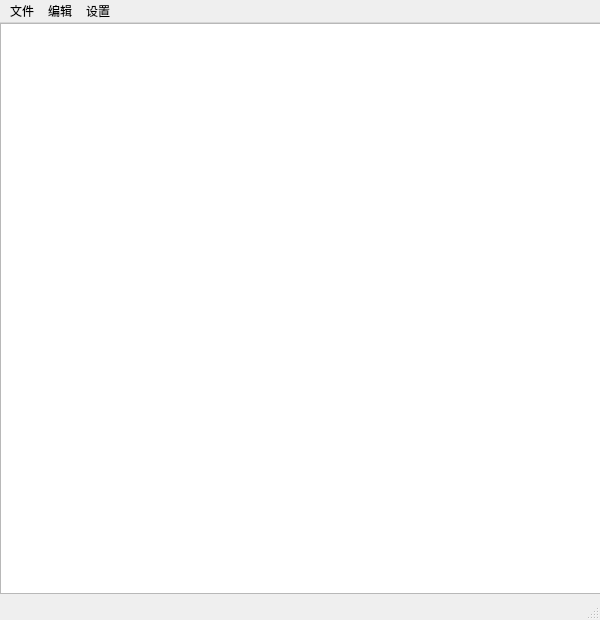
<?xml version="1.0" encoding="UTF-8"?>
<ui version="4.0">
 <class>EditWindow</class>
 <widget class="QMainWindow" name="EditWindow">
  <property name="geometry">
   <rect>
    <x>0</x>
    <y>0</y>
    <width>600</width>
    <height>620</height>
   </rect>
  </property>
  <property name="minimumSize">
   <size>
    <width>600</width>
    <height>620</height>
   </size>
  </property>
  <property name="maximumSize">
   <size>
    <width>600</width>
    <height>620</height>
   </size>
  </property>
  <property name="acceptDrops">
   <bool>false</bool>
  </property>
  <property name="windowTitle">
   <string/>
  </property>
  <property name="toolTipDuration">
   <number>-2</number>
  </property>
  <widget class="QWidget" name="centralwidget">
   <widget class="QTextEdit" name="textEdit">
    <property name="geometry">
     <rect>
      <x>0</x>
      <y>0</y>
      <width>601</width>
      <height>571</height>
     </rect>
    </property>
    <property name="html">
     <string>&lt;!DOCTYPE HTML PUBLIC &quot;-//W3C//DTD HTML 4.0//EN&quot; &quot;http://www.w3.org/TR/REC-html40/strict.dtd&quot;&gt;
&lt;html&gt;&lt;head&gt;&lt;meta name=&quot;qrichtext&quot; content=&quot;1&quot; /&gt;&lt;style type=&quot;text/css&quot;&gt;
p, li { white-space: pre-wrap; }
&lt;/style&gt;&lt;/head&gt;&lt;body style=&quot; font-family:'SimSun'; font-size:9pt; font-weight:400; font-style:normal;&quot;&gt;
&lt;p style=&quot;-qt-paragraph-type:empty; margin-top:0px; margin-bottom:0px; margin-left:0px; margin-right:0px; -qt-block-indent:0; text-indent:0px;&quot;&gt;&lt;br /&gt;&lt;/p&gt;&lt;/body&gt;&lt;/html&gt;</string>
    </property>
   </widget>
  </widget>
  <widget class="QMenuBar" name="menubar">
   <property name="geometry">
    <rect>
     <x>0</x>
     <y>0</y>
     <width>600</width>
     <height>26</height>
    </rect>
   </property>
   <widget class="QMenu" name="menu">
    <property name="title">
     <string>文件</string>
    </property>
    <addaction name="action_new"/>
    <addaction name="action_open"/>
    <addaction name="action_save"/>
    <addaction name="action_saveas"/>
    <addaction name="separator"/>
    <addaction name="action_exit"/>
   </widget>
   <widget class="QMenu" name="menuaction_edit">
    <property name="title">
     <string>编辑</string>
    </property>
    <addaction name="action_back"/>
    <addaction name="action_restore"/>
    <addaction name="separator"/>
    <addaction name="action_cut"/>
    <addaction name="action_copy"/>
    <addaction name="action_paste"/>
    <addaction name="separator"/>
    <addaction name="action_search"/>
    <addaction name="action_replace"/>
    <addaction name="separator"/>
    <addaction name="action_all"/>
   </widget>
   <widget class="QMenu" name="menu_2">
    <property name="title">
     <string>设置</string>
    </property>
    <addaction name="action_autosave"/>
   </widget>
   <addaction name="menu"/>
   <addaction name="menuaction_edit"/>
   <addaction name="menu_2"/>
  </widget>
  <widget class="QStatusBar" name="statusbar"/>
  <action name="action_new">
   <property name="text">
    <string>新建</string>
   </property>
   <property name="shortcut">
    <string>Ctrl+N</string>
   </property>
  </action>
  <action name="action_open">
   <property name="text">
    <string>打开</string>
   </property>
   <property name="shortcut">
    <string>Ctrl+O</string>
   </property>
   <property name="shortcutVisibleInContextMenu">
    <bool>true</bool>
   </property>
  </action>
  <action name="action_save">
   <property name="text">
    <string>保存</string>
   </property>
   <property name="shortcut">
    <string>Ctrl+S</string>
   </property>
   <property name="shortcutVisibleInContextMenu">
    <bool>true</bool>
   </property>
  </action>
  <action name="action_saveas">
   <property name="text">
    <string>另存为</string>
   </property>
   <property name="shortcut">
    <string>Ctrl+Shift+S</string>
   </property>
  </action>
  <action name="action_exit">
   <property name="text">
    <string>退出</string>
   </property>
   <property name="shortcutVisibleInContextMenu">
    <bool>true</bool>
   </property>
  </action>
  <action name="action_back">
   <property name="text">
    <string>撤销</string>
   </property>
   <property name="shortcut">
    <string>Ctrl+Z</string>
   </property>
  </action>
  <action name="action_cut">
   <property name="text">
    <string>剪切</string>
   </property>
   <property name="shortcut">
    <string>Ctrl+X</string>
   </property>
  </action>
  <action name="action_copy">
   <property name="text">
    <string>复制</string>
   </property>
   <property name="shortcut">
    <string>Ctrl+C</string>
   </property>
  </action>
  <action name="action_paste">
   <property name="text">
    <string>粘贴</string>
   </property>
   <property name="shortcut">
    <string>Ctrl+V</string>
   </property>
  </action>
  <action name="action_delete">
   <property name="text">
    <string>删除</string>
   </property>
   <property name="shortcut">
    <string>Backspace</string>
   </property>
  </action>
  <action name="action_search">
   <property name="text">
    <string>查找</string>
   </property>
   <property name="shortcut">
    <string>Ctrl+F</string>
   </property>
  </action>
  <action name="action_replace">
   <property name="text">
    <string>替换</string>
   </property>
  </action>
  <action name="action_all">
   <property name="text">
    <string>全选</string>
   </property>
   <property name="shortcut">
    <string>Ctrl+A</string>
   </property>
  </action>
  <action name="action_restore">
   <property name="text">
    <string>恢复</string>
   </property>
   <property name="shortcut">
    <string>Ctrl+Y</string>
   </property>
  </action>
  <action name="action_autosave">
   <property name="checkable">
    <bool>true</bool>
   </property>
   <property name="text">
    <string>自动保存</string>
   </property>
  </action>
 </widget>
 <resources/>
 <connections/>
</ui>
